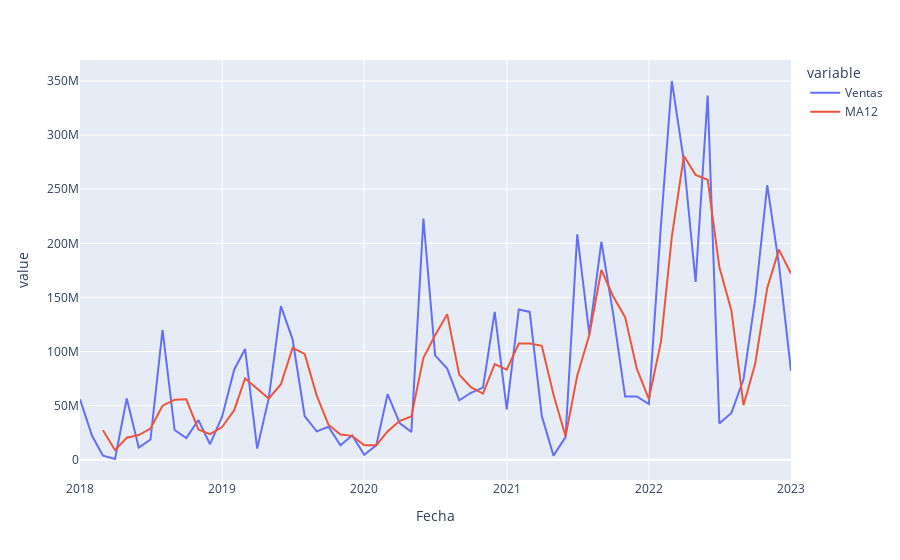

The cell this chart's notebook holds for it:
### Code cell
df_SQL["MA12"] = df_SQL["Ventas"].rolling(3).mean()

# plot the data and MA
fig = px.line(df_SQL, x="Fecha", y=["Ventas", "MA12"])
fig.show()
